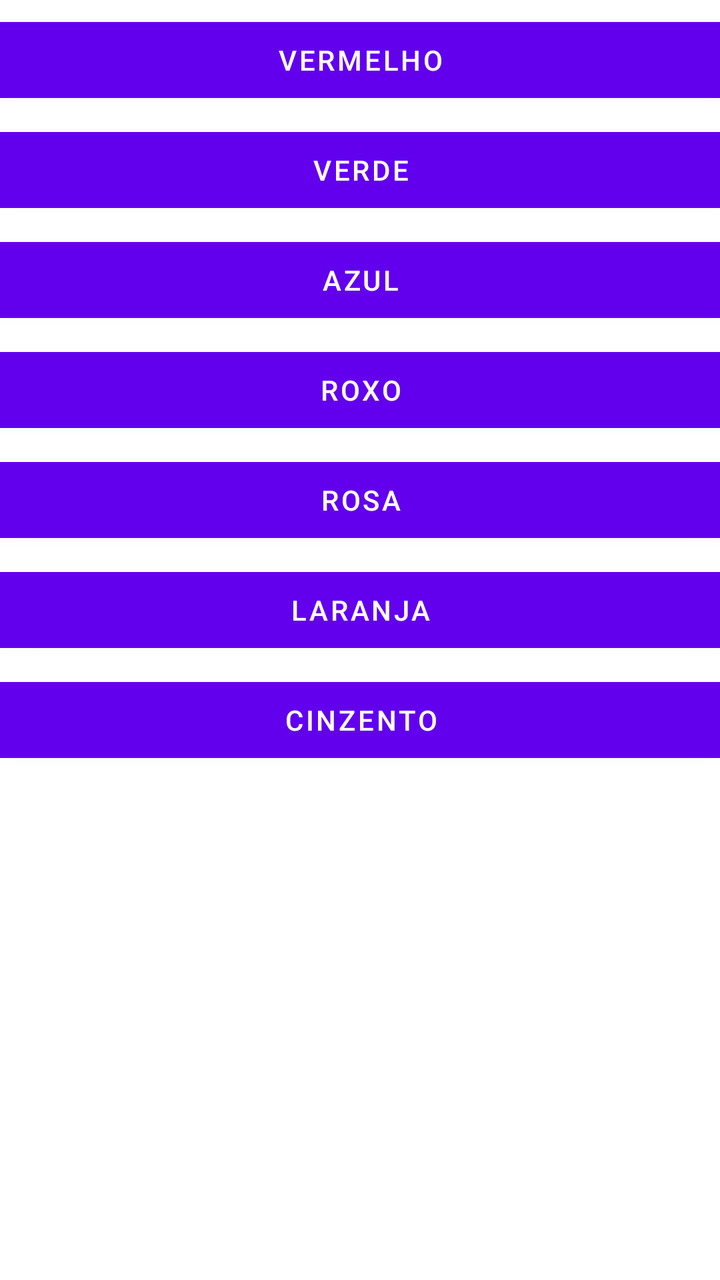
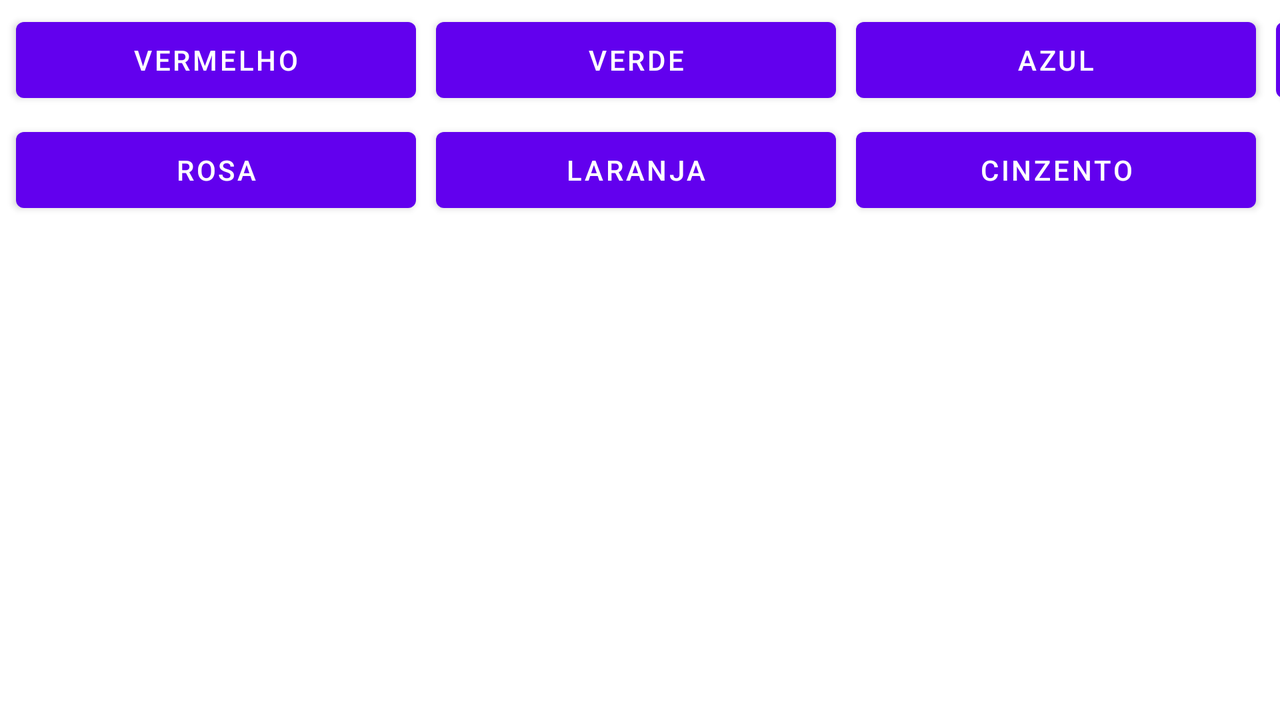

Two renders of one Android screen. The first uses the default layout on a phone; the second uses the alternative layout the repository ships for a different screen configuration, on a matching device. The two XML files are below.
<!-- AndroidManifest.xml: application theme Theme.SplashActivity_JAVA -->
<!-- res/layout/activity_cores.xml -->
<?xml version="1.0" encoding="utf-8"?>
<androidx.constraintlayout.widget.ConstraintLayout xmlns:android="http://schemas.android.com/apk/res/android"
    xmlns:app="http://schemas.android.com/apk/res-auto"
    xmlns:tools="http://schemas.android.com/tools"
    android:layout_width="match_parent"
    android:layout_height="match_parent"
    tools:context=".Cores">
    <Button
        android:id="@+id/VERMELHO"
        android:layout_width="400dp"
        android:layout_height="50dp"
        android:layout_marginTop="5dp"
        android:text="@string/VERMELHO"
        app:layout_constraintEnd_toEndOf="parent"
        app:layout_constraintStart_toStartOf="parent"
        app:layout_constraintTop_toTopOf="parent" />

    <Button
        android:id="@+id/VERDE"
        android:layout_width="400dp"
        android:layout_height="50dp"
        android:layout_marginTop="5dp"
        android:text="@string/VERDE"
        app:layout_constraintEnd_toEndOf="parent"
        app:layout_constraintStart_toStartOf="parent"
        app:layout_constraintTop_toBottomOf="@+id/VERMELHO" />

    <Button
        android:id="@+id/AZUL"
        android:layout_width="400dp"
        android:layout_height="50dp"
        android:layout_marginTop="5dp"
        android:text="@string/AZUL"
        app:layout_constraintEnd_toEndOf="parent"
        app:layout_constraintStart_toStartOf="parent"
        app:layout_constraintTop_toBottomOf="@+id/VERDE" />

    <Button
        android:id="@+id/ROXO"
        android:layout_width="400dp"
        android:layout_height="50dp"
        android:layout_marginTop="5dp"
        android:text="@string/ROXO"
        app:layout_constraintEnd_toEndOf="parent"
        app:layout_constraintHorizontal_bias="0.501"
        app:layout_constraintStart_toStartOf="parent"
        app:layout_constraintTop_toBottomOf="@+id/AZUL" />

    <Button
        android:id="@+id/ROSA"
        android:layout_width="400dp"
        android:layout_height="50dp"
        android:layout_marginTop="5dp"
        android:text="@string/ROSA"
        app:layout_constraintEnd_toEndOf="parent"
        app:layout_constraintStart_toStartOf="parent"
        app:layout_constraintTop_toBottomOf="@+id/ROXO" />

    <Button
        android:id="@+id/LARANJA"
        android:layout_width="400dp"
        android:layout_height="50dp"
        android:layout_marginTop="5dp"
        android:text="@string/LARANJA"
        app:layout_constraintEnd_toEndOf="parent"
        app:layout_constraintStart_toStartOf="parent"
        app:layout_constraintTop_toBottomOf="@+id/ROSA" />

    <Button
        android:id="@+id/CINZENTO"
        android:layout_width="400dp"
        android:layout_height="50dp"
        android:layout_marginTop="5dp"
        android:text="@string/CINZENTO"
        app:layout_constraintEnd_toEndOf="parent"
        app:layout_constraintStart_toStartOf="parent"
        app:layout_constraintTop_toBottomOf="@+id/LARANJA" />
</androidx.constraintlayout.widget.ConstraintLayout>
<!-- resources referenced by this layout -->
<resources>
  <string name="AZUL">Azul</string>
  <string name="CINZENTO">Cinzento</string>
  <string name="LARANJA">Laranja</string>
  <string name="ROSA">Rosa</string>
  <string name="ROXO">Roxo</string>
  <string name="VERDE">Verde</string>
  <string name="VERMELHO">Vermelho</string>
  <style name="Theme.SplashActivity_JAVA" parent="Theme.MaterialComponents.DayNight.DarkActionBar">
          
          <item name="colorPrimary">@color/purple_500</item>
          <item name="colorPrimaryVariant">@color/purple_700</item>
          <item name="colorOnPrimary">@color/white</item>
          
          <item name="colorSecondary">@color/teal_200</item>
          <item name="colorSecondaryVariant">@color/teal_700</item>
          <item name="colorOnSecondary">@color/black</item>
          
          <item name="android:statusBarColor" tools:targetApi="l">?attr/colorPrimaryVariant</item>
          
      </style>
  <color name="purple_500">#FF6200EE</color>
  <color name="purple_700">#FF3700B3</color>
  <color name="white">#FFFFFFFF</color>
  <color name="teal_200">#FF03DAC5</color>
  <color name="teal_700">#FF018786</color>
  <color name="black">#FF000000</color>
</resources>
<!-- res/layout-land/activity_cores.xml (the repository's variant of the layout above) -->
<!-- drawn on the phone turned sideways -->
<?xml version="1.0" encoding="utf-8"?>
<androidx.constraintlayout.widget.ConstraintLayout xmlns:android="http://schemas.android.com/apk/res/android"
    xmlns:app="http://schemas.android.com/apk/res-auto"
    xmlns:tools="http://schemas.android.com/tools"
    android:layout_width="match_parent"
    android:layout_height="match_parent"
    tools:context=".Cores"
    android:saveEnabled="true"
    android:id="@+id/EcraCores">

    <Button
        android:id="@+id/ROXO"
        android:layout_width="200dp"
        android:layout_height="50dp"
        android:layout_marginStart="10dp"
        android:layout_marginTop="5dp"
        android:text="@string/ROXO"
        app:layout_constraintStart_toEndOf="@+id/AZUL"
        app:layout_constraintTop_toTopOf="parent" />

    <Button
        android:id="@+id/VERDE"
        android:layout_width="200dp"
        android:layout_height="50dp"
        android:layout_marginStart="10dp"
        android:layout_marginTop="5dp"
        android:text="@string/VERDE"
        app:layout_constraintStart_toEndOf="@+id/VERMELHO"
        app:layout_constraintTop_toTopOf="parent" />

    <Button
        android:id="@+id/AZUL"
        android:layout_width="200dp"
        android:layout_height="50dp"
        android:layout_marginStart="10dp"
        android:layout_marginTop="5dp"
        android:text="@string/AZUL"
        app:layout_constraintStart_toEndOf="@+id/VERDE"
        app:layout_constraintTop_toTopOf="parent" />

    <Button
        android:id="@+id/VERMELHO"
        android:layout_width="200dp"
        android:layout_height="50dp"
        android:layout_marginStart="8dp"
        android:layout_marginTop="5dp"
        android:text="@string/VERMELHO"
        app:layout_constraintStart_toStartOf="parent"
        app:layout_constraintTop_toTopOf="parent" />

    <Button
        android:id="@+id/ROSA"
        android:layout_width="200dp"
        android:layout_height="50dp"
        android:layout_marginStart="8dp"
        android:layout_marginTop="5dp"
        android:text="@string/ROSA"
        app:layout_constraintStart_toStartOf="parent"
        app:layout_constraintTop_toBottomOf="@+id/VERMELHO" />

    <Button
        android:id="@+id/LARANJA"
        android:layout_width="200dp"
        android:layout_height="50dp"
        android:layout_marginStart="10dp"
        android:layout_marginTop="5dp"
        android:text="@string/LARANJA"
        app:layout_constraintStart_toEndOf="@+id/ROSA"
        app:layout_constraintTop_toBottomOf="@+id/VERDE" />

    <Button
        android:id="@+id/CINZENTO"
        android:layout_width="200dp"
        android:layout_height="50dp"
        android:layout_marginStart="10dp"
        android:layout_marginTop="5dp"
        android:text="@string/CINZENTO"
        app:layout_constraintStart_toEndOf="@+id/LARANJA"
        app:layout_constraintTop_toBottomOf="@+id/AZUL" />
</androidx.constraintlayout.widget.ConstraintLayout>
